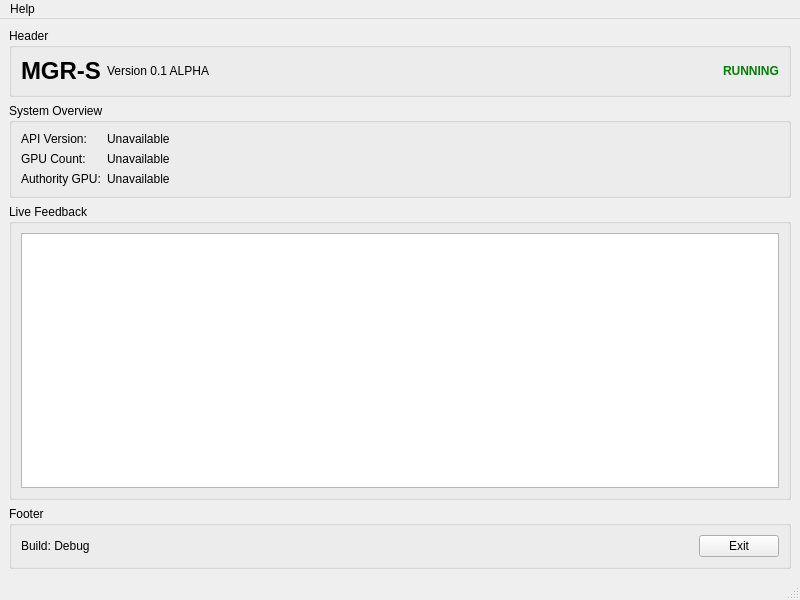
<?xml version="1.0" encoding="UTF-8"?>
<ui version="4.0">
 <class>MainWindow</class>
 <widget class="QMainWindow" name="MainWindow">
  <property name="geometry">
   <rect>
    <x>0</x>
    <y>0</y>
    <width>800</width>
    <height>600</height>
   </rect>
  </property>
  <property name="windowTitle">
   <string>MGR-S</string>
  </property>
  <widget class="QWidget" name="centralWidget">
   <layout class="QVBoxLayout" name="verticalLayout">
    <item>
     <widget class="QGroupBox" name="headerGroupBox">
      <property name="title">
       <string>Header</string>
      </property>
      <layout class="QHBoxLayout" name="horizontalLayout_4">
       <item>
        <widget class="QLabel" name="logoLabel">
         <property name="text">
          <string>MGR-S</string>
         </property>
         <property name="font">
          <font>
           <pointsize>18</pointsize>
           <weight>75</weight>
           <bold>true</bold>
          </font>
         </property>
        </widget>
       </item>
       <item>
        <widget class="QLabel" name="versionLabel">
         <property name="text">
          <string>Version 0.1 ALPHA</string>
         </property>
        </widget>
       </item>
       <item>
        <spacer name="horizontalSpacer">
         <property name="orientation">
          <enum>Qt::Horizontal</enum>
         </property>
         <property name="sizeHint" stdset="0">
          <size>
           <width>40</width>
           <height>20</height>
          </size>
         </property>
        </spacer>
       </item>
       <item>
        <widget class="QLabel" name="stateLabel">
         <property name="text">
          <string>RUNNING</string>
         </property>
         <property name="styleSheet">
          <string notr="true">color: green; font-weight: bold;</string>
         </property>
        </widget>
       </item>
      </layout>
     </widget>
    </item>
    <item>
     <widget class="QGroupBox" name="systemOverviewGroupBox">
      <property name="title">
       <string>System Overview</string>
      </property>
      <layout class="QFormLayout" name="formLayout">
       <item row="0" column="0">
        <widget class="QLabel" name="apiVersionLabel">
         <property name="text">
          <string>API Version:</string>
         </property>
        </widget>
       </item>
       <item row="0" column="1">
        <widget class="QLabel" name="apiVersionValueLabel">
         <property name="text">
          <string>Unavailable</string>
         </property>
        </widget>
       </item>
       <item row="1" column="0">
        <widget class="QLabel" name="gpuCountLabel">
         <property name="text">
          <string>GPU Count:</string>
         </property>
        </widget>
       </item>
       <item row="1" column="1">
        <widget class="QLabel" name="gpuCountValueLabel">
         <property name="text">
          <string>Unavailable</string>
         </property>
        </widget>
       </item>
       <item row="2" column="0">
        <widget class="QLabel" name="authorityGpuLabel">
         <property name="text">
          <string>Authority GPU:</string>
         </property>
        </widget>
       </item>
       <item row="2" column="1">
        <widget class="QLabel" name="authorityGpuValueLabel">
         <property name="text">
          <string>Unavailable</string>
         </property>
        </widget>
       </item>
      </layout>
     </widget>
    </item>
    <item>
     <widget class="QGroupBox" name="liveFeedbackGroupBox">
      <property name="title">
       <string>Live Feedback</string>
      </property>
      <layout class="QVBoxLayout" name="verticalLayout_2">
       <item>
        <widget class="QTextEdit" name="logTextEdit">
         <property name="readOnly">
          <bool>true</bool>
         </property>
        </widget>
       </item>
      </layout>
     </widget>
    </item>
    <item>
     <widget class="QGroupBox" name="footerGroupBox">
      <property name="title">
       <string>Footer</string>
      </property>
      <layout class="QHBoxLayout" name="horizontalLayout_3">
       <item>
        <widget class="QLabel" name="buildInfoLabel">
         <property name="text">
          <string>Build: Debug</string>
         </property>
        </widget>
       </item>
       <item>
        <spacer name="horizontalSpacer_3">
         <property name="orientation">
          <enum>Qt::Horizontal</enum>
         </property>
         <property name="sizeHint" stdset="0">
          <size>
           <width>40</width>
           <height>20</height>
          </size>
         </property>
        </spacer>
       </item>
       <item>
        <widget class="QPushButton" name="exitButton">
         <property name="text">
          <string>Exit</string>
         </property>
        </widget>
       </item>
      </layout>
     </widget>
    </item>
   </layout>
  </widget>
  <widget class="QMenuBar" name="menuBar">
   <property name="geometry">
    <rect>
     <x>0</x>
     <y>0</y>
     <width>800</width>
     <height>21</height>
    </rect>
   </property>
   <widget class="QMenu" name="menuHelp">
    <property name="title">
     <string>Help</string>
    </property>
    <addaction name="actionDocumentation"/>
   </widget>
   <addaction name="menuHelp"/>
  </widget>
  <widget class="QStatusBar" name="statusBar"/>
  <action name="actionDocumentation">
   <property name="text">
    <string>Documentation</string>
   </property>
  </action>
 </widget>
 <resources/>
 <connections/>
</ui>
